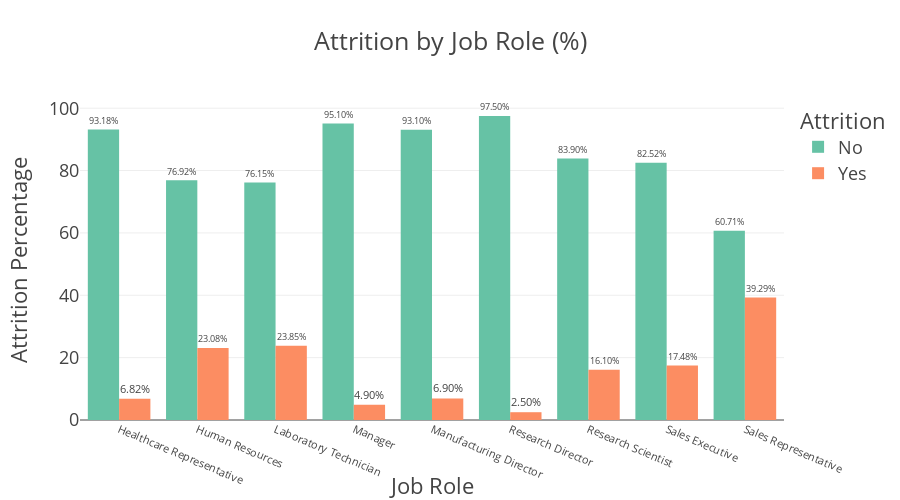

Source (notebook cell):
### Code cell
import os
results_dir = 'results'
os.makedirs(results_dir, exist_ok=True)

# Group and calculate attrition percentage by JobRole
attrition_by_role = HR_Analytics_df.groupby(['JobRole', 'Attrition']).size().reset_index(name='count')
total_per_role = attrition_by_role.groupby('JobRole')['count'].transform('sum')
attrition_by_role['percentage'] = round((attrition_by_role['count'] / total_per_role) * 100, 2)

# Plot
fig = px.bar(attrition_by_role,
             x='JobRole',
             y='percentage',
             color='Attrition',
             title='Attrition by Job Role (%)',
             color_discrete_sequence=px.colors.qualitative.Set2,  
             barmode='group',
             text='percentage',
             width=900,
             height=500)

fig.update_layout(
    template="presentation",
    xaxis_title='Job Role',
    yaxis_title='Attrition Percentage',
    xaxis_tickangle=23,               
    xaxis_tickfont=dict(size=11),     
    legend_title=dict(text='Attrition'),
    paper_bgcolor="rgba(0,0,0,0)",
    plot_bgcolor="rgba(0,0,0,0)"
)

fig.update_traces(texttemplate='%{text:.2f}%', textposition='outside')
fig.show()

# Save the chart
fig.write_image(os.path.join(results_dir, 'attrition_by_jobrole.jpg'))
fig.write_image(os.path.join(results_dir, 'attrition_by_jobrole.png'))
fig.write_html(os.path.join(results_dir, 'attrition_by_jobrole.html'))

### Figure 1 — Plotly figure (JSON) as saved in the notebook; plotly's stock layout.template omitted (floating-point values rounded to 4 significant figures)
{"data": [{"alignmentgroup": "True", "hovertemplate": "Attrition=No<br>JobRole=%{x}<br>percentage=%{text}<extra></extra>", "legendgroup": "No", "marker": {"color": "rgb(102,194,165)", "pattern": {"shape": ""}}, "name": "No", "offsetgroup": "No", "orientation": "v", "showlegend": true, "text": [93.18, 76.92, 76.15, 95.1, 93.1, 97.5, 83.9, 82.52, 60.71], "textposition": "outside", "texttemplate": "%{text:.2f}%", "type": "bar", "x": ["Healthcare Representative", "Human Resources", "Laboratory Technician", "Manager", "Manufacturing Director", "Research Director", "Research Scientist", "Sales Executive", "Sales Representative"], "xaxis": "x", "y": [93.18, 76.92, 76.15, 95.1, 93.1, 97.5, 83.9, 82.52, 60.71], "yaxis": "y"}, {"alignmentgroup": "True", "hovertemplate": "Attrition=Yes<br>JobRole=%{x}<br>percentage=%{text}<extra></extra>", "legendgroup": "Yes", "marker": {"color": "rgb(252,141,98)", "pattern": {"shape": ""}}, "name": "Yes", "offsetgroup": "Yes", "orientation": "v", "showlegend": true, "text": [6.82, 23.08, 23.85, 4.9, 6.9, 2.5, 16.1, 17.48, 39.29], "textposition": "outside", "texttemplate": "%{text:.2f}%", "type": "bar", "x": ["Healthcare Representative", "Human Resources", "Laboratory Technician", "Manager", "Manufacturing Director", "Research Director", "Research Scientist", "Sales Executive", "Sales Representative"], "xaxis": "x", "y": [6.82, 23.08, 23.85, 4.9, 6.9, 2.5, 16.1, 17.48, 39.29], "yaxis": "y"}], "layout": {"barmode": "group", "height": 500, "legend": {"title": {"text": "Attrition"}, "tracegroupgap": 0}, "paper_bgcolor": "rgba(0, 0, 0, 0)", "plot_bgcolor": "rgba(0, 0, 0, 0)", "title": {"text": "Attrition by Job Role (%)"}, "width": 900, "xaxis": {"anchor": "y", "autorange": true, "domain": [0, 1], "range": [-0.5, 8.5], "tickangle": 23, "tickfont": {"size": 11}, "title": {"text": "Job Role"}, "type": "category"}, "yaxis": {"anchor": "x", "autorange": true, "domain": [0, 1], "range": [0, 102.6], "title": {"text": "Attrition Percentage"}, "type": "linear"}}}
